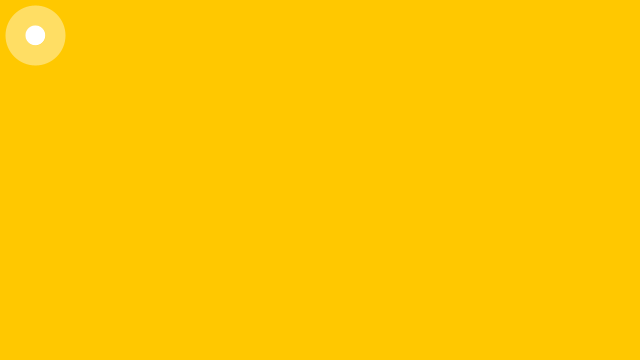
Frame 1 (no input)
Frame 60 (the mouse pressed at the canvas centre just before this capture): identical to frame 1, image omitted
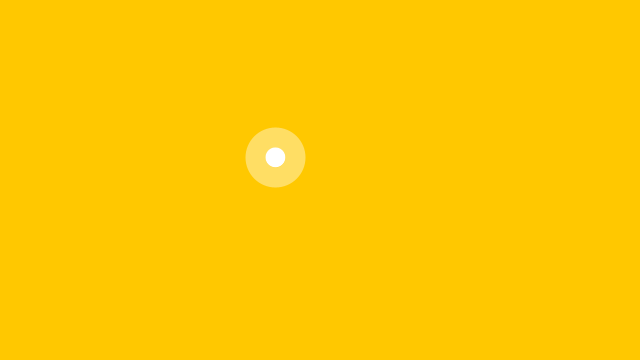
Frame 120 (the mouse held since frame 60 and released just before this capture)

The Processing sketch that drew these frames (run headless with seeded random() and noise(); from frame 60 on, the mouse is pressed at the canvas centre):

// Processing sketch: processing_107442
// ── processing_107442.pde

float x = 100;
float y = 100;
float angle1 = 0.0;
float segLength = 50;

void setup() {
  size(640, 360);
  strokeWeight(40.0);
  stroke(255, 100);
}

void draw() {
  background(255, 200, 0);
  
  float dx = mouseX - x;
  float dy = mouseY - y;
  angle1 = atan2(dy, dx);  
  x = mouseX - (cos(angle1) * segLength);
  y = mouseY - (sin(angle1) * segLength);
 
  
  ellipse(x, y, 20, 20);
}

void segment(float x, float y, float a) {
  pushMatrix();
  translate(x, y);
  rotate(a);
  line(0, 0, segLength, 0);
  popMatrix();
}
